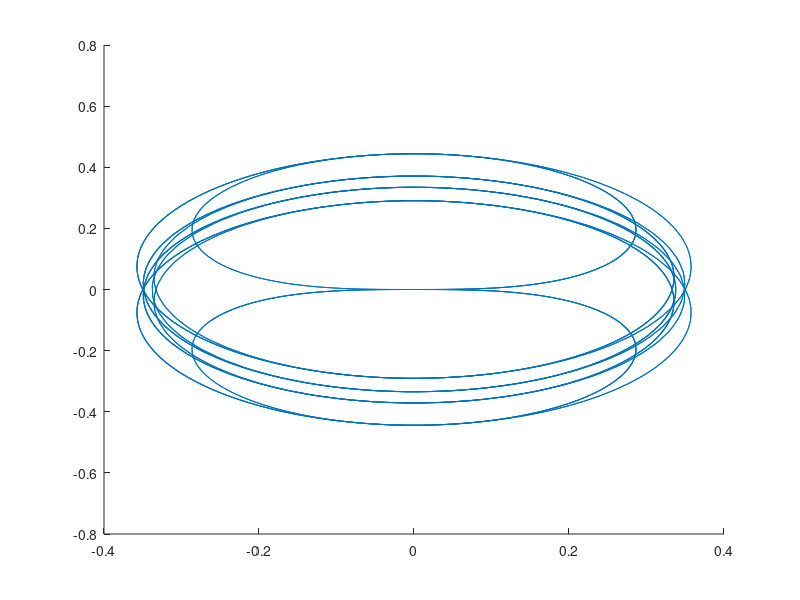

Reproduce this figure in MATLAB.
function slove_V() % in this section we will slove \mathbf{\dot{r}}(t) through analysis methods
%% users set
q =1;
m= 1;
w= 1;    %core 1
%E = 1; %%% we set E = 1; because it only influence the eigen lenth instead of the frcatal figure;
B = 13.3236919363142; %lambda = gamma*B/w -> B
gamma = q/m;  
lambda = gamma*B/w;  %core2
% core3 = gamma*E/(L*w^2);

tt = 0.01:0.01:16;
[~,c] = size(tt);

Vlist=zeros(1,c);
a = cos(lambda*cos(w*tt));
b = sin(lambda*cos(w*tt));
J1 = @(tt) cos(w*tt).*cos(lambda*cos(w*tt));  %%% x
J2 = @(tt) cos(w*tt).*sin(lambda*cos(w*tt));  %%% y

%% cal v(t)
for k = 1:c
    Vlist(1,k)=a(1,k)*integral(J1,0,tt(1,k))+b(1,k)*integral(J2,0,tt(1,k));   %Vx
    Vlist(2,k)=-a(1,k)*integral(J2,0,tt(1,k))+b(1,k)*integral(J1,0,tt(1,k));  %Vy
end
%%Vlist = Vlist*gamma;  % it will only influence the lenth of the phase figure

hold on;
%plot(tt,Vlist(1,:));
%scatter(tt,tt.*sin(lambda)*besselj(1,lambda))
%%%phase V
plot(Vlist(1,:),Vlist(2,:)); 
